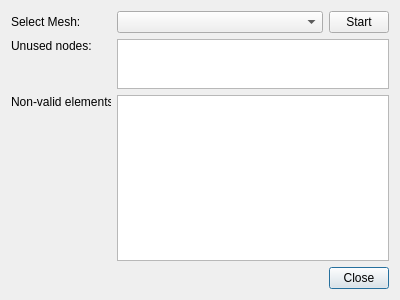
<?xml version="1.0" encoding="UTF-8"?>
<ui version="4.0">
 <class>MeshAnalysis</class>
 <widget class="QDialog" name="MeshAnalysis">
  <property name="geometry">
   <rect>
    <x>0</x>
    <y>0</y>
    <width>400</width>
    <height>300</height>
   </rect>
  </property>
  <property name="windowTitle">
   <string>Mesh Analysis</string>
  </property>
  <layout class="QGridLayout" name="gridLayout">
   <item row="1" column="0">
    <widget class="QLabel" name="meshListLabel">
     <property name="text">
      <string>Select Mesh:</string>
     </property>
    </widget>
   </item>
   <item row="5" column="2">
    <widget class="QPushButton" name="closeButton">
     <property name="maximumSize">
      <size>
       <width>60</width>
       <height>16777215</height>
      </size>
     </property>
     <property name="text">
      <string>Close</string>
     </property>
    </widget>
   </item>
   <item row="1" column="1">
    <widget class="QComboBox" name="meshListBox">
     <property name="sizePolicy">
      <sizepolicy hsizetype="Expanding" vsizetype="Fixed">
       <horstretch>0</horstretch>
       <verstretch>0</verstretch>
      </sizepolicy>
     </property>
    </widget>
   </item>
   <item row="3" column="1" colspan="2">
    <widget class="QTextEdit" name="nodesMsg">
     <property name="maximumSize">
      <size>
       <width>16777215</width>
       <height>50</height>
      </size>
     </property>
     <property name="readOnly">
      <bool>true</bool>
     </property>
    </widget>
   </item>
   <item row="4" column="1" colspan="2">
    <widget class="QTextEdit" name="elementsMsg">
     <property name="readOnly">
      <bool>true</bool>
     </property>
    </widget>
   </item>
   <item row="3" column="0">
    <widget class="QLabel" name="nodesMsgLabel">
     <property name="text">
      <string>Unused nodes:</string>
     </property>
     <property name="alignment">
      <set>Qt::AlignLeading|Qt::AlignLeft|Qt::AlignTop</set>
     </property>
    </widget>
   </item>
   <item row="4" column="0">
    <widget class="QLabel" name="elementsMsgLabel">
     <property name="maximumSize">
      <size>
       <width>100</width>
       <height>16777215</height>
      </size>
     </property>
     <property name="text">
      <string>Non-valid elements:</string>
     </property>
     <property name="alignment">
      <set>Qt::AlignLeading|Qt::AlignLeft|Qt::AlignTop</set>
     </property>
    </widget>
   </item>
   <item row="1" column="2">
    <widget class="QPushButton" name="startButton">
     <property name="maximumSize">
      <size>
       <width>60</width>
       <height>16777215</height>
      </size>
     </property>
     <property name="text">
      <string>Start</string>
     </property>
    </widget>
   </item>
  </layout>
 </widget>
 <resources/>
 <connections/>
</ui>
